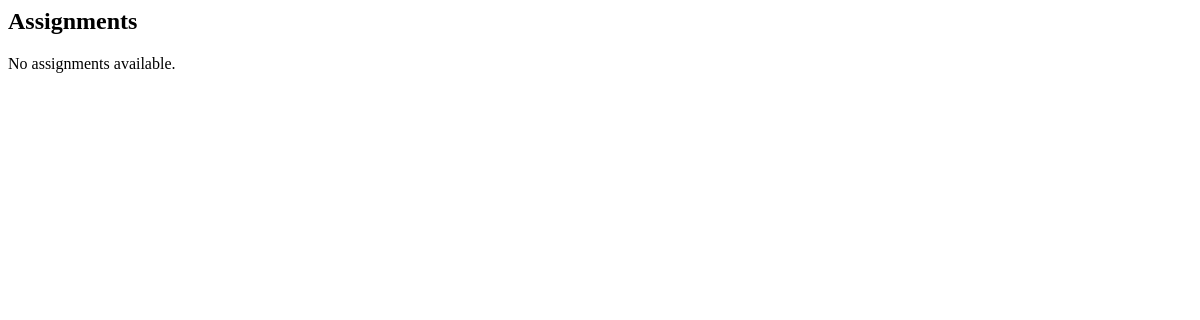
Before: /course/1/assignments/ (signed in) with the older database file.
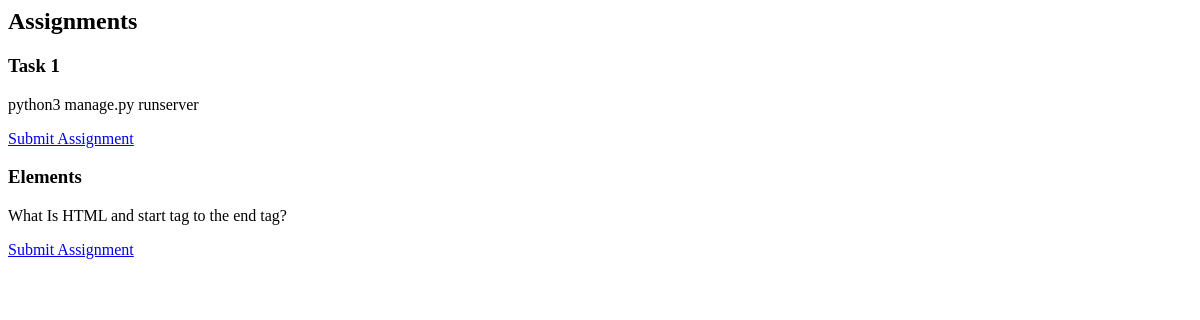
After: the same page with the newer database file.
### pages/models.py (models this page shows, shortened)
class Assignment(models.Model):
    course = models.ForeignKey(
        Course,
        on_delete=models.CASCADE,
        related_name='assignments'
    )
    chapter = models.ForeignKey(
        Chapter,
        on_delete=models.CASCADE,
        related_name='assignments',
        blank=True,
        null=True
    )
    title = models.CharField(max_length=200)
    question = models.TextField()
    due_date = models.DateTimeField(blank=True, null=True)
    is_active = models.BooleanField(default=True)
    created_at = models.DateTimeField(auto_now_add=True)

### pages/views.py (the view)
# urls.py: path('course/<int:course_id>/assignments/', views.assignment_list, name='assignment_list'),
@login_required
def assignment_list(request, course_id):
    assignments = Assignment.objects.filter(course_id=course_id, is_active=True)
    return render(request, 'pages/assignment_list.html', {
        'assignments': assignments
    })

### pages/templates/pages/assignment_list.html
<h2>Assignments</h2>
{% for a in assignments %}
  <div>
    <h3>{{ a.title }}</h3>
    <p>{{ a.question }}</p>
    <a href="{% url 'submit_assignment' a.id %}">Submit Assignment</a>
  </div>
{% empty %}
  <p>No assignments available.</p>
{% endfor %}

Changed rows visible on the page:
added Assignment: title "Task 1", question "python3 manage.py runserver"
added Assignment: title "Elements", question "What Is HTML and start tag to the end tag?"
Other visible differences:
text no longer shown: "No assignments available."
